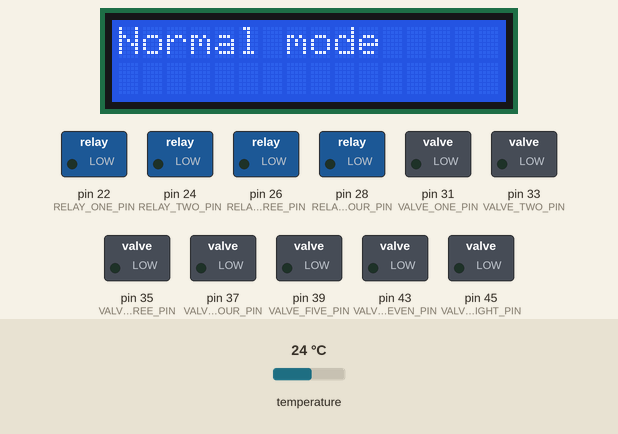
This sketch was run on a simulated Arduino Mega 2560, built with avr-gcc and run on an emulated ATmega2560. On the bench: 16×2 character LCD, switched loads named in the sketch (green lamp = pin HIGH). The inputs (shaded band) are chosen by the test bench; at power-on: temperature 24 °C. What the sketch prints to the serial monitor is not drawn.

Above: at 1.3 s.
1.4 s: temperature set to 12 °C
At 3.0 s:
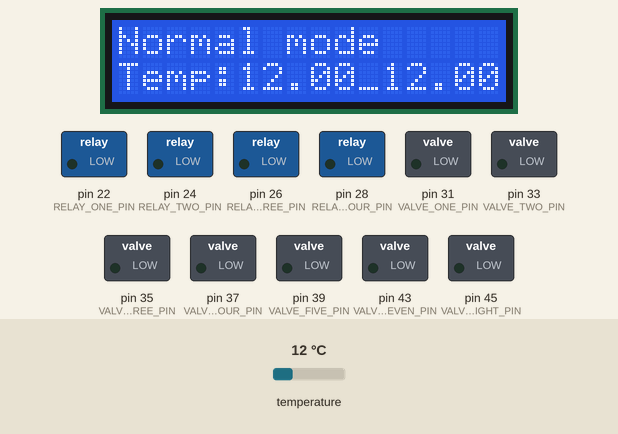
3.4 s: temperature set to 19 °C
At 5.9 s:
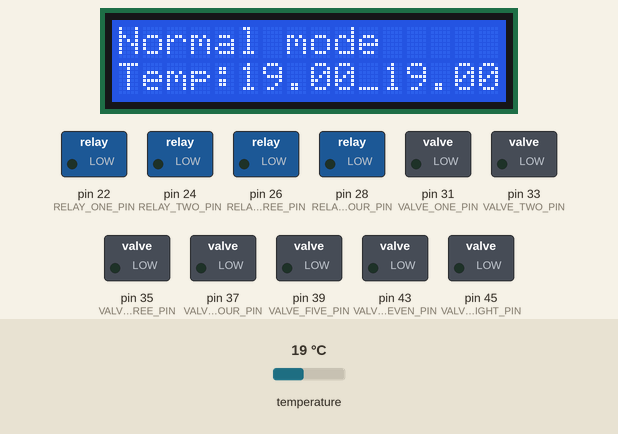
6.2 s: temperature set to 28 °C
At 6.7 s:
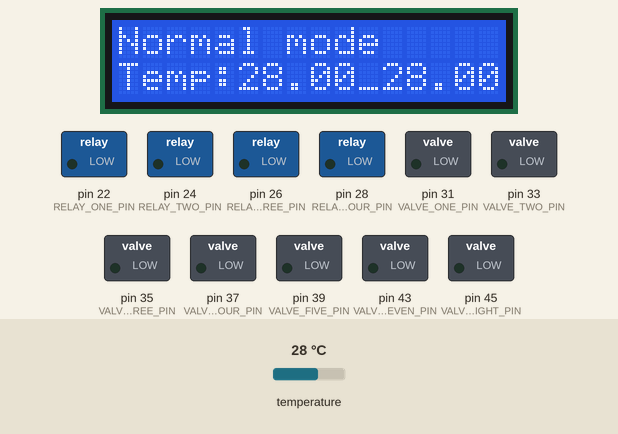
Timing chart, 0 to 9.2 s (numbered marks = the images above; inputs shaded):
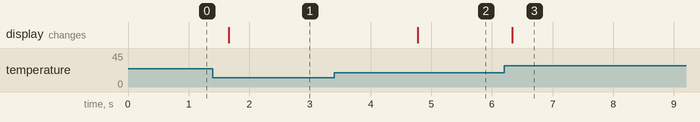

The sketch:

CleanedStartingSketch.ino
```cpp
// LIBRARY IMPORTS
#include "Adafruit_TCS34725.h"
#include <DallasTemperature.h>
#include <Keypad.h>
#include <LiquidCrystal.h>
#include <LiquidCrystal_I2C.h>
#include <NewPing.h>
#include <OneWire.h>
#include <Wire.h>
// END LIBRARY IMPORTS


// CONSTANTS
const int POWER_ON_TIME = millis();

const int LEVEL_SENSOR_MAX_DIST = 100;

const int KEYPAD_ROWS = 4;
const int KEYPAD_COLS = 4;

char KEYS[KEYPAD_ROWS][KEYPAD_COLS] = {
  { '1', '2', '3', 'A' },
  { '4', '5', '6', 'B' },
  { '7', '8', '9', 'C' },
  { '*', '0', '#', 'D' }
};
// END CONSTANTS


// PIN CONSTANTS
const int LEVEL_SENSOR_ONE_ECHO_PIN = 10;
const int LEVEL_SENSOR_ONE_TRIG_PIN = 11;
const int LEVEL_SENSOR_TWO_ECHO_PIN = 12;
const int LEVEL_SENSOR_TWO_TRIG_PIN = 13;

const int TEMP_SENSOR_ONE_PIN = 52;
const int TEMP_SENSOR_TWO_PIN = 53;

const int SDA_PIN = 20;
const int SCL_PIN = 21;

const int RELAY_ONE_PIN   = 22; //Washer Dryer Pump
const int RELAY_TWO_PIN   = 24; //Reaction Chamber Pump
const int RELAY_THREE_PIN = 26; //Washer Dryer Heating Element
const int RELAY_FOUR_PIN  = 28; //Reaction Chamber Heating Element

const int VALVE_ONE_PIN   = 31; //Drain for Washer Dryer
const int VALVE_TWO_PIN   = 33; //Fills the reactor
const int VALVE_THREE_PIN = 35; //Drain for the Reactor
const int VALVE_FOUR_PIN  = 37; //Drain from Reactor to the W/D
const int VALVE_FIVE_PIN  = 39; //Drain Waster from W/D (Color Sensor)
const int VALVE_SIX_PIN   = -1; //TBH
const int VALVE_SEVEN_PIN = 43; //Feeds methoxide from carboy to Reactor
const int VALVE_EIGHT_PIN = 45; //Feeds water from carboy to mister ontop of W/D

byte KEYPAD_ROW_PINS[KEYPAD_ROWS]  = { 9, 8, 7, 6 };
byte KEYPAD_COL_PINS[KEYPAD_COLS]  = { 5, 4, 3, 2 };
// END PIN CONSTANTS


// SENSOR DECLARATIONS
Adafruit_TCS34725 color_sensor = Adafruit_TCS34725(TCS34725_INTEGRATIONTIME_700MS, TCS34725_GAIN_1X);

OneWire temp_sensor_one_onewire(TEMP_SENSOR_ONE_PIN);
OneWire temp_sensor_two_onewire(TEMP_SENSOR_TWO_PIN);
DallasTemperature temp_sensor_one(&temp_sensor_one_onewire);
DallasTemperature temp_sensor_two(&temp_sensor_two_onewire);

//NewPing level_sensor_one(LEVEL_SENSOR_ONE_TRIG_PIN, LEVEL_SENSOR_ONE_ECHO_PIN, LEVEL_SENSOR_MAX_DIST);
//NewPing level_sensor_two(LEVEL_SENSOR_TWO_TRIG_PIN, LEVEL_SENSOR_TWO_ECHO_PIN, LEVEL_SENSOR_MAX_DIST);

LiquidCrystal_I2C lcd(0x3f, 2, 1, 0, 4, 5, 6, 7, 3, POSITIVE);

Keypad keypad(makeKeymap(KEYS), KEYPAD_ROW_PINS, KEYPAD_COL_PINS, KEYPAD_ROWS, KEYPAD_COLS);
// END SENSOR DECLARATIONS

// GLOBAL VARIABLES
// 0: no input received yet
// 1: select pin
// 2: select high or low
int input_state = 0;

// 0: auto mode
// 1: override mode
// 2: jump to step
int operation_mode = 0;

int current_step = 1;

// =1 if the default lcd display
// needs to be overwritten to show
// error or other info
int lcd_interrupt = 0;

// only 3 because at most we need
// a two digit number for either
// step numbers or pin numbers
char input[2] = {'x', 'x'};

// which digit we are inputting next
int input_idx = 0;
// END GLOBAL VARIABLES

// Keep track of temp
float temp;

// time keeping variables
unsigned long millisElps;
unsigned long secondsElps;

int hoursElps;
int secRem;
int runMins;
int runSecs;

void setup ()
{
  Serial.begin(9600);

  // End Keypad Initialization
  pinMode(RELAY_ONE_PIN,   OUTPUT);
  pinMode(RELAY_TWO_PIN,   OUTPUT);
  pinMode(RELAY_THREE_PIN, OUTPUT);
  pinMode(RELAY_FOUR_PIN,  OUTPUT);
  pinMode(VALVE_ONE_PIN,   OUTPUT);
  pinMode(VALVE_TWO_PIN,   OUTPUT);
  pinMode(VALVE_THREE_PIN, OUTPUT);
  pinMode(VALVE_FOUR_PIN,  OUTPUT);
  pinMode(VALVE_FIVE_PIN,  OUTPUT);
  pinMode(VALVE_SIX_PIN,   OUTPUT);
  pinMode(VALVE_SEVEN_PIN, OUTPUT);
  pinMode(VALVE_EIGHT_PIN, OUTPUT);

  // Start LCD
  lcd.begin(16, 2);
  lcd.home();
  lcd.print("Initialized");

  // Add interrupt to keypad
  //keypad.addEventListener(keypadEvent);

  // Start Temperature Sensors
  temp_sensor_one.begin();
  temp_sensor_two.begin();

  // Start Level Sensors
 // level_sensor_one.begin();
  //level_sensor_two.begin();
}

void loop ()
{
  millisElps = millis();
  secondsElps = millis()/1000;

  hoursElps = secondsElps/3600;
  secRem = secondsElps%3600;
  runMins = secRem/60;
  runSecs = secRem%60;

  lcd.setCursor(0, 0); //set curser to top left
  lcd.print ("Normal mode");
  //char key = keypad.getKey(); //Scans for pressed key

  Serial.print("Runtime: ");Serial.print(runMins);Serial.print( " : ");Serial.println(runSecs);

  temp_sensor_one.requestTemperatures(); // Send the command to get temperatures
  temp_sensor_two.requestTemperatures();
  lcd.setCursor(0, 1);
  lcd.write("Temp:");
  temp = temp_sensor_two.getTempCByIndex(0); //store temperature reading
  Serial.print("Temp 1: ");Serial.println(temp);
  lcd.print(temp,2);
  temp = temp_sensor_two.getTempCByIndex(0); //store temperature reading
  lcd.write("_");
  lcd.print(temp,2);
  Serial.print("Temp 2: ");Serial.println(temp);


//  switch (current_step) {
//    case 1:
//      TransferToReactor();
//      break;
//    case 2:
//      break;
//    case 3:
//      break;
//    case 4:
//      break;
//    case 5:
//      break;
//    default:
//      // error i guess
//      break;
//  }
//
//  // Update Sensors
//
//  // Error Checks
//
//  // Update LCD
//  if (lcd_interrupt == 0)
//  {
//    lcd.clear();
//    lcd.home();
//    lcd.print("Default Stuff");
//  }
}

//void keypadEvent (KeypadEvent key)
//{
////  switch (keypad.getState()) {
//    case RELEASE:
//      // auto mode doesn't take inputs
//      if (operation_mode == 0)
//        break;
//
//      lcd_interrupt = 1;
//      lcd.clear();
//      lcd.home();
//
//      if (operation_mode == 1)
//      {
//        lcd.print("Choose a Pin. Press # when done.");
//        lcd.setCursor(0,2);
//      }
//      else if (operation_mode == 2)
//      {
//        lcd.print("Choose a Step. Press # when done.");
//        lcd.setCursor(0,2);
//      }
//
//      if (key == '1')
//        input[input_idx] = '1';
//
//      else if (key == '2')
//        input[input_idx] = '2';
//
//      else if (key == '3')
//        input[input_idx] = '3';
//
//      else if (key == '4')
//        input[input_idx] = '4';
//
//      else if (key == '5')
//        input[input_idx] = '5';
//
//      else if (key == '6')
//        input[input_idx] = '6';
//
//      else if (key == '7')
//        input[input_idx] = '7';
//
//      else if (key == '8')
//        input[input_idx] = '8';
//
//      else if (key == '9')
//        input[input_idx] = '9';
//
//      else if (key == '0')
//        input[input_idx] = '0';
//
//      else if (key == 'A')
//        input[input_idx] = 'A';
//
//      else if (key == 'B')
//        input[input_idx] = 'B';
//
//      else if (key == 'C')
//        input[input_idx] = 'C';
//
//      else if (key == 'D')
//        input[input_idx] = 'D';
//
//      else if (key == '*')
//        input[input_idx] = '*';
//
//      else if (key == '#')
//
//      if (input_idx == 1)
//      {
//        if (operation_mode == 1)
//          // turn on/off pin
//        else if (operation_mode == 2)
//          // change operation step
//      }
//      else
//      {
//        input_idx++;
//      }
//
//      break;
//    case HOLD:
//      if (key == 'A')
//      {
//        // switch to auto mode
//        operation_mode = 0;
//      }
//      else if (key == 'B')
//      {
//        // switch to override mode
//        operation_mode = 1;
//      }
//      else if (key == 'C')
//      {
//        // switch to jump to step mode
//        operation_mode = 2;
//      }
//
//      input_idx = 0;
//      break;
//  }
//}

void getTemp ()
{
  temp_sensor_one.requestTemperatures();
  temp_sensor_two.requestTemperatures();

  int temp_one = temp_sensor_one.getTempCByIndex(0);
  int temp_two = temp_sensor_two.getTempCByIndex(0);
}

//void getLevel ()
//{
//  unsigned int uS_one = level_sensor_one.ping();
//  unsigned int uS_two = level_sensor_one.ping();
//
//  int level_one = uS_one / US_ROUNDTRIP_CM;
//  int level_two = uS_two / US_ROUNDTRIP_CM;
//}

void getColor ()
{
  uint16_t r, g, b, c, color_temp, lux;

  color_sensor.getRawData(&r, &g, &b, &c);
  color_temp = color_sensor.calculateColorTemperature(r, g, b);
  lux = color_sensor.calculateLux(r, g, b);
}


////Transfer WVO to reactor step:7
//void TransferToReactor()
//{
//  current_step = 1;
//  digitalWrite(VALVE_THREE_PIN, LOW);
//  digitalWrite(VALVE_ONE_PIN, HIGH);
//  digitalWrite(VALVE_SEVEN_PIN, HIGH);
//  digitalWrite(RELAY_TWO_PIN,HIGH);
//  //decide how long the pump needs to be run, either delay or level sensor
//  digitalWrite(RELAY_TWO_PIN,LOW);
//  digitalWrite(VALVE_ONE_PIN, LOW);
//}
//
////STEP EIGHT IN PSEUDOCODE DOC
//void HeatReactor()
//{
//  current_step = 2;
//  digitalWrite(RELAY_FOUR_PIN,HIGH);
//
//  if(temp_one >= 50){   //Move to step 3 once temp is 50c
//    current_step = 3;
//  }
//
//}
//
//void Reaction()
//{
//  current_step = 3;
//  digitalWrite(VALVE_THREE_PIN, HIGH);
//  digitalWrite(RELAY_ONE_PIN, HIGH);
//  digitalWrite(VALVE_TWO_PIN, HIGH);
//
//  //need a delay to mix the methoxide and wvo
//
//  digitalWrite(RELAY_ONE_PIN, LOW);
//  digitalWrite(VALVE_THREE_PIN, LOW);
//}
//
// //Pseudoecode step:10
//void TransferToWD()
//{
//  digitalWrite(VALVE_TWO_PIN, LOW);
//  digitalWrite(VALVE_FOUR_PIN, HIGH);
//  digitalWrite(RELAY_ONE_PIN, HIGH);
//  //need to decide how to leave pump on untill all of the liquid from the reactor has been pumped out
//  digitalWrite(RELAY_ONE_PIN, LOW);
//}
//
////Pseudocode step 11
//void BDSeperation()
//{
//  digitalWrite(VALVE_FIVE_PIN, HIGH);
//  //drian Glycerol untill the light sesor detects biodeisel.
//  digitalWrite(VALVE_FIVE_PIN, LOW);
//}
//
////pseudocode step 12,13, & 14
//void WashBD()
//{
//  digitalWrite(RELAY_THREE_PIN, HIGH);
//  digitalWrite(VALVE_SIX_PIN, HIGH);
//  digitalWrite(VALVE_EIGHT_PIN,HIGH); //feed misters
//  //TURN ON BUBBLER
//  //STOP WATER WHEN ENOUGH IS ADDED
//  digitalWrite(VALVE_SIX_PIN, LOW);
//  digitalWrite(VALVE_EIGHT_PIN,LOW); //close misters
//  //WAIT FOR IT TO SETTLE
//
//}
////Pseudocode step 15
//void WaterSeperation()
//{
//  digitalWrite(VALVE_FIVE_PIN, HIGH);
//  //drian WATER untill the light sesor detects biodeisel.
//  digitalWrite(VALVE_FIVE_PIN, LOW);
//}
//
////DRY BD STEP 16
//void DryBD()
//{
//  digitalWrite(RELAY_TWO_PIN, HIGH);
//  //time
//  digitalWrite(RELAY_TWO_PIN, LOW);
//}
```

Measured:
- after the input at 1.4 s, the display: changes after 0.26 s (image 1)
- after the input at 3.4 s, the display: changes after 1.4 s (image 2)
- after the input at 6.2 s, the display: changes after 0.13 s (image 3)
